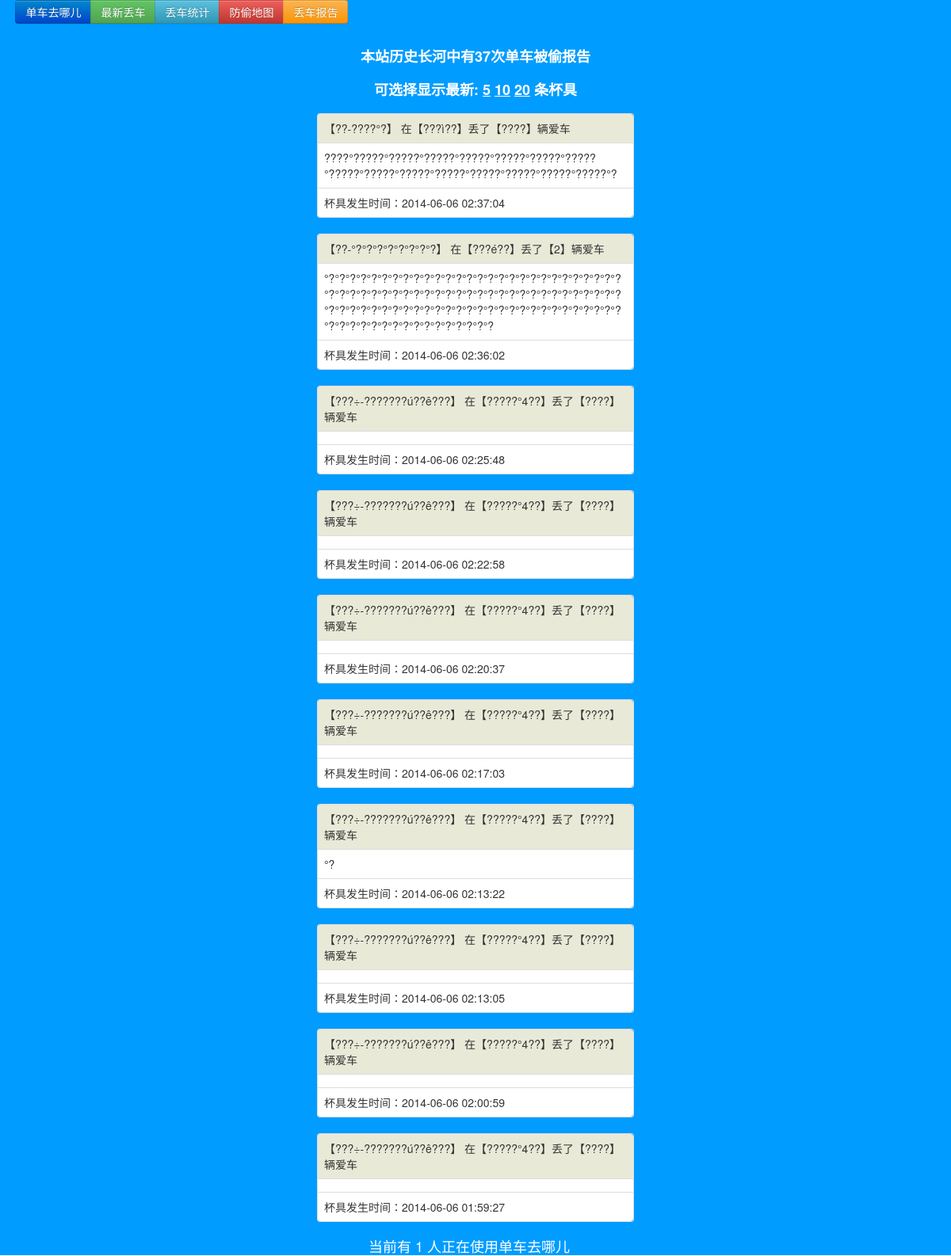
The app's page /zuixin_10.php with its own data.
### tables this page shows
CREATE TABLE danche (
  `name` text NOT NULL,
  sex text NOT NULL,
  tel text NOT NULL,
  num text NOT NULL,
  nali text NOT NULL,
  beiju text NOT NULL,
  `time` text NOT NULL,
  FULLTEXT KEY `name` (`name`),
  FULLTEXT KEY name_2 (`name`),
  FULLTEXT KEY sex (sex),
  FULLTEXT KEY tel (tel),
  FULLTEXT KEY name_3 (`name`),
  FULLTEXT KEY name_4 (`name`),
  FULLTEXT KEY sex_2 (sex),
  FULLTEXT KEY name_5 (`name`)
);

### zuixin_10.php (the view, shortened to what this page needs)
<!doctype html>
<html lang="en">
<head>
	<link rel="stylesheet" href="bootstrap\css\bootstrap.css" type="text/css" />
</head>
<body>
<?php
	$sql="SELECT name,sex,num,nali,beiju,time FROM danche ORDER BY time DESC";
	$result=mysql_query($sql);
	$num = mysql_num_rows($result);
  echo "
  <div style='background:#009cff; width:100%; height:100%;'>
  <div class=wodetop>&nbsp;&nbsp;&nbsp;&nbsp;
	<div class=\"btn-group\">
        <button type=\"button\" class=\"btn btn-primary\" onClick=\"location.href='index.php'\">单车去哪儿</button>
  		<button type=\"button\" class=\"btn btn-success\" onClick=\"location.href='zuixin.php'\">最新丢车</button>
  		<button type=\"button\" class=\"btn btn-info\" onClick=\"location.href='tongji.php'\">丢车统计</button>
  		<button type=\"button\" class=\"btn btn-danger\" onClick=\"location.href='ditu.php'\">防偷地图</button>
        	<button type=\"button\" class=\"btn btn-warning\" onClick=\"location.href='baogao.html'\">丢车报告</button>
	</div>
</div><br><br><br>";
  echo "<div class='weibojuzhong'><font color='#FFFFFF' size='+1'><center><b>本站历史长河中有".$num."次单车被偷报告<br><br>可选择显示最新:<A HREF=\"zuixin.php\"><font color='#FFFFFF'> <u>5</u> </font></A><A HREF=\"zuixin_10.php\"><font color='#FFFFFF'> <u>10</u> </font></A><A HREF=\"zuixin_20.php\"><font color='#FFFFFF'> <u>20</u> </font></A>条杯具</b></center></font><div><br>";
		for($i=0;$i<10;$i++) {
		    $Row = mysql_fetch_array($result);
		    echo "
			 <table class=\"table table-bordered\">
          <tr bgcolor=e9e9d8>
            <td width='300'>【$Row[1]-$Row[0]】 在【$Row[3]】丢了【$Row[2]】辆爱车</td>
          </tr>
		  <tr bgcolor=ffffff>
            <td width='300'>$Row[4]</td>
          </tr>
		  <tr bgcolor=ffffff>
            <td width='300'>杯具发生时间：$Row[5]</td>
          </tr>
      </table>";
		}
   $timeout = 30;
   $temp = array();
array_push($temp,getenv('REMOTE_ADDR').",".(time() + ($timeout))."\n");
   $users_online = count($temp);
echo "<font color='#FFFFFF' size='+1'>&nbsp;&nbsp;&nbsp;&nbsp;&nbsp;&nbsp;&nbsp;&nbsp;&nbsp;&nbsp;&nbsp;&nbsp;&nbsp当前有&nbsp".$users_online."&nbsp人正在使用单车去哪儿</font>";
?>
</body>
</html>

### records on screen
danche: sex "??", name "????°?", nali "???ì??", num "????", beiju "????°?????°?????°?????°?????°?????°?????°?????°?????°?????°?????°?????°?????°?????°?????°?????°?", time "2014-06-06 02:37:04"
danche: sex "??", name "°?°?°?°?°?°?°?°?", nali "???é??", num "2", beiju "°?°?°?°?°?°?°?°?°?°?°?°?°?°?°?°?°?°?°?°?°?°?°?°?°?°?°?°?°?°?°?°?°?°?°?°?°?°?°?°?°?°?°?°?°?°?°?°?°?°?°?°?°?°?°?°?°?°?°?°?°?°?°?°?°?°?°?°?°?°?°?°?°?°?°?°?°?°?°?°?°?°?°?°?°?°?°?°?°?°?°?°?°?°?°?°?°?°?°?°?", time "2014-06-06 02:36:02"
danche: sex "???÷", name "???????ú??ê???", nali "?????°4??", num "????", time "2014-06-06 02:25:48"
danche: sex "???÷", name "???????ú??ê???", nali "?????°4??", num "????", time "2014-06-06 02:22:58"
danche: sex "???÷", name "???????ú??ê???", nali "?????°4??", num "????", time "2014-06-06 02:20:37"
danche: sex "???÷", name "???????ú??ê???", nali "?????°4??", num "????", time "2014-06-06 02:17:03"
danche: sex "???÷", name "???????ú??ê???", nali "?????°4??", num "????", beiju "°?", time "2014-06-06 02:13:22"
danche: sex "???÷", name "???????ú??ê???", nali "?????°4??", num "????", time "2014-06-06 02:13:05"
danche: sex "???÷", name "???????ú??ê???", nali "?????°4??", num "????", time "2014-06-06 02:00:59"
danche: sex "???÷", name "???????ú??ê???", nali "?????°4??", num "????", time "2014-06-06 01:59:27"

### other values on screen
$num "37"
$users_online "1"
